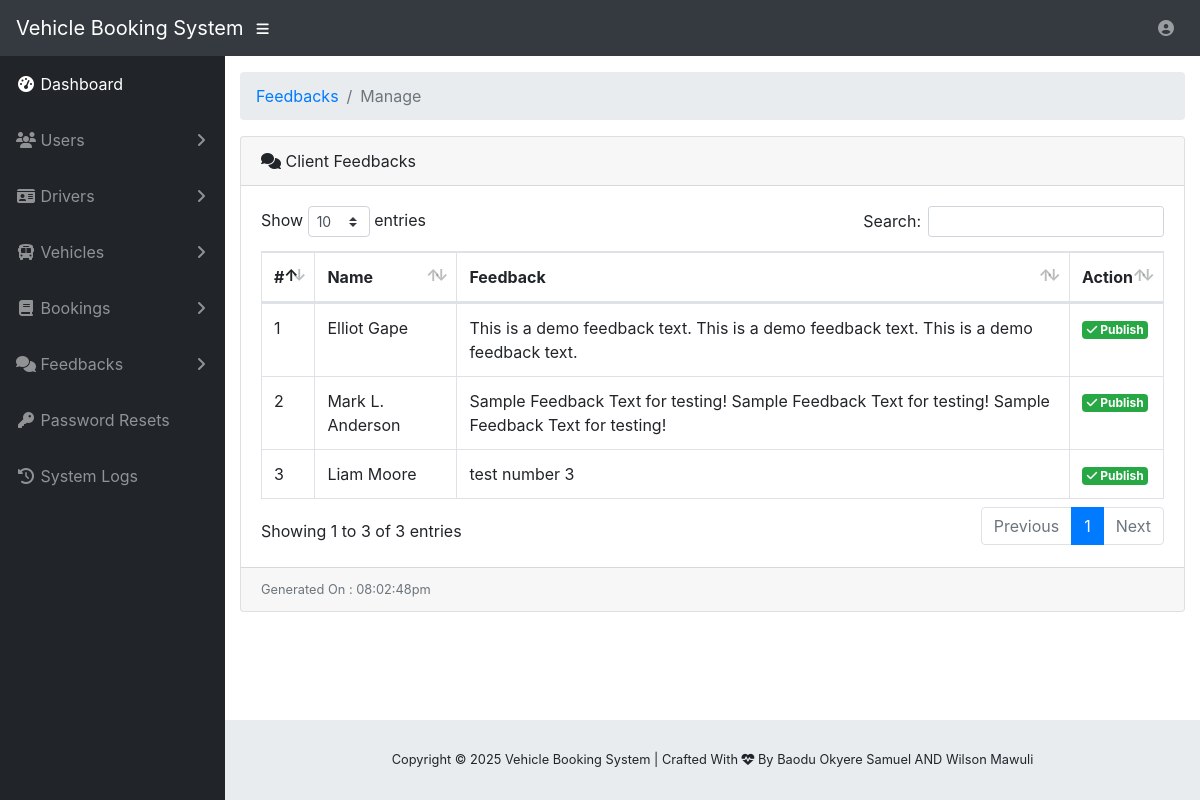
The page /admin-publish-feedback.php (signed in) on the database its author committed.
### tables this page shows
CREATE TABLE IF NOT EXISTS `tms_feedback` (
  `f_id` int(20) NOT NULL,
  `f_uname` varchar(200) NOT NULL,
  `f_content` longtext NOT NULL,
  `f_status` varchar(200) NOT NULL
);

### admin-publish-feedback.php (the view, shortened to what this page needs)
<?php
  include('vendor/inc/config.php');
?>
<!DOCTYPE html>
<html lang="en">
<?php include('vendor/inc/head.php');?>
<body id="page-top">
 <?php include("vendor/inc/nav.php");?>
  <div id="wrapper">
    <?php include('vendor/inc/sidebar.php');?>
    <div id="content-wrapper">
      <div class="container-fluid">
         <ol class="breadcrumb">
          <li class="breadcrumb-item">
            <a href="#">Feedbacks</a>
          </li>
          <li class="breadcrumb-item active">Manage</li>
        </ol>
        <div class="card mb-3">
        <div class="card-header">
            <i class="fas fa fa-comments"></i>
                Client Feedbacks</div>
          <div class="card-body">
            <div class="table-responsive">
              <table class="table table-bordered" id="dataTable" width="100%" cellspacing="0">
              <thead>
                  <tr>
                    <th>#</th>
                    <th>Name</th>
                    <th>Feedback</th>
                    <th>Action</th>
                  </tr>
                </thead>
                <tbody>
                <?php
                    $ret="SELECT * FROM tms_feedback ";
                    $stmt= $mysqli->prepare($ret) ;
                    $stmt->execute() ;
                    $res=$stmt->get_result();
                    $cnt=1;
                    while($row=$res->fetch_object())
                {
                ?>
                  <tr>
                    <td><?php echo $cnt;?></td>
                    <td><?php echo $row->f_uname;?></td>
                    <td><?php echo $row->f_content;?></td>
                    <td>
                        <a href="admin-approve-feedback.php?f_id=<?php echo $row->f_id;?>" class="badge badge-success"><i class = "fa fa-check"></i> Publish</a>
                    </td>
                  </tr>
                  <?php  $cnt = $cnt +1; }?>
                </tbody>
              </table>
            </div>
          </div>
          <div class="card-footer small text-muted">
            <?php
              echo "Generated On : " . date("h:i:sa");
            ?>
        </div>
      </div>
      <?php include("vendor/inc/footer.php");?>
    </div>
  </div>
</body>
</html>

### rows shown on the page
tms_feedback: f_uname "Elliot Gape", f_content "This is a demo feedback text. This is a demo feedback text. This is a demo feedback text."
tms_feedback: f_uname "Mark L. Anderson", f_content "Sample Feedback Text for testing! Sample Feedback Text for testing! Sample Feedback Text for testing!"
tms_feedback: f_uname "Liam Moore", f_content "test number 3"
